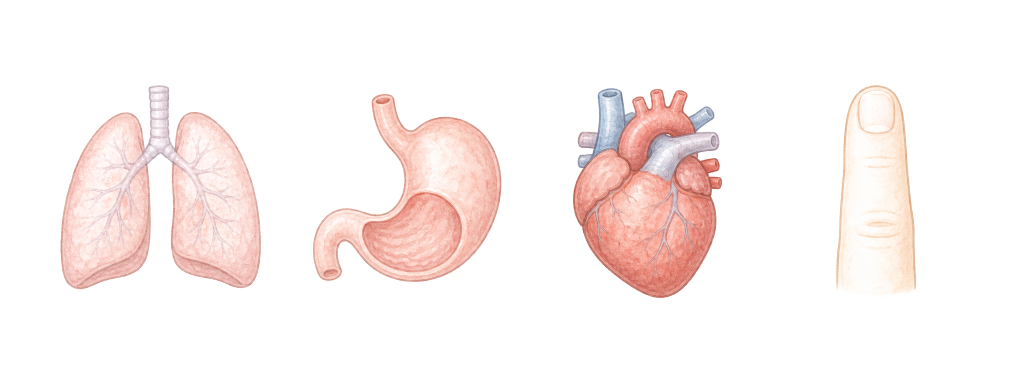
#> input picture tmp/imagegen/choice_body_breath_set_alpha.png, 2033 x 774 px (shown at 1/2 size)
$ python finalize_choice_asset.py --input choice_body_breath_set_alpha.png --output out.png
#> lines starting #> are read from the running program, lines starting #| are printed output that depends on the picture
from __future__ import annotations

import argparse
from pathlib import Path

from PIL import Image


def parse_args() -> argparse.Namespace:
    parser = argparse.ArgumentParser()
    parser.add_argument("--input", required=True)
    parser.add_argument("--output", required=True)
    parser.add_argument("--size", type=int, default=512)
    parser.add_argument("--padding", type=int, default=44)
    return parser.parse_args()


def main() -> None:
    args = parse_args()
    src = Path(args.input)
    dst = Path(args.output)
    dst.parent.mkdir(parents=True, exist_ok=True)

    image = Image.open(src).convert("RGBA")
#> image is the input picture: PIL image 2033x774 RGBA; mean R, G, B, A 48.8, 32.4, 28.6, 24.9
    alpha = image.getchannel("A")
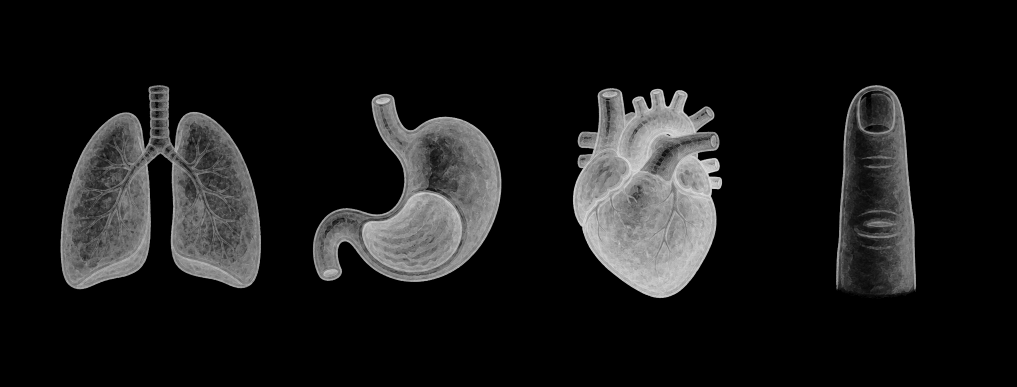
#> alpha: PIL image 2033x774 L (shown at 1/2 size); min 0, max 235, mean 24.9
    bbox = alpha.getbbox()
#> bbox = (121, 170, 1833, 597)
    if bbox:
        image = image.crop(bbox)
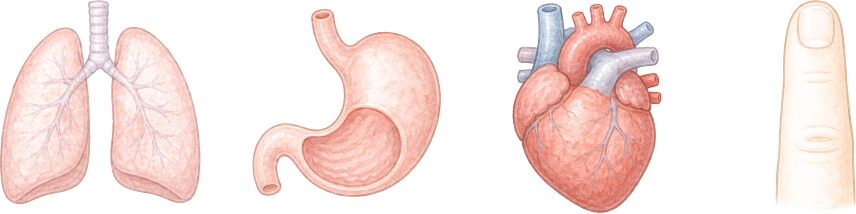
#> image: PIL image 1712x427 RGBA (shown at 1/2 size); mean R, G, B, A 105, 69.8, 61.6, 53.5; transparent parts drawn white

    max_w = max(1, args.size - args.padding * 2)
    max_h = max(1, args.size - args.padding * 2)
    scale = min(max_w / image.width, max_h / image.height)
#> scale = 0.248
    resized = image.resize(
        (
            max(1, round(image.width * scale)),
            max(1, round(image.height * scale)),
        ),
        Image.LANCZOS,
    )
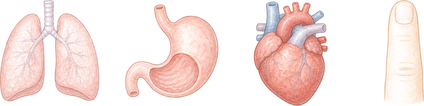
#> resized: PIL image 424x106 RGBA; mean R, G, B, A 112.8, 74, 65.3, 53.8; transparent parts drawn white

    canvas = Image.new("RGBA", (args.size, args.size), (0, 0, 0, 0))
#> canvas: PIL image 512x512 RGBA; every value is 0
    x = (args.size - resized.width) // 2
#> x = 44
    y = (args.size - resized.height) // 2
#> y = 203
    canvas.alpha_composite(resized, (x, y))
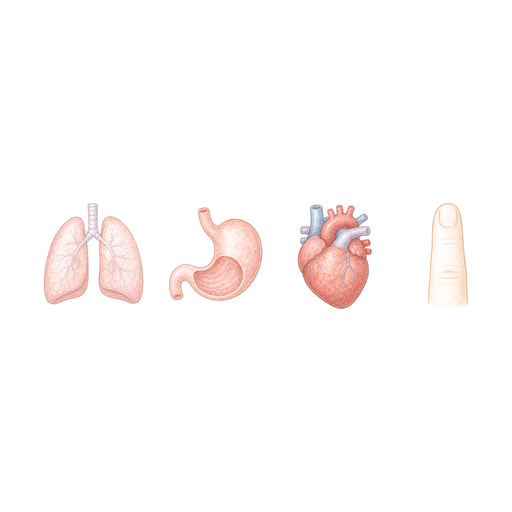
#> canvas: PIL image 512x512 RGBA; mean R, G, B, A 19.3, 12.7, 11.2, 9.2; transparent parts drawn white
    canvas.save(dst)


if __name__ == "__main__":
    main()

$ run again, on tmp/imagegen/choice_body_chew_set_alpha.png
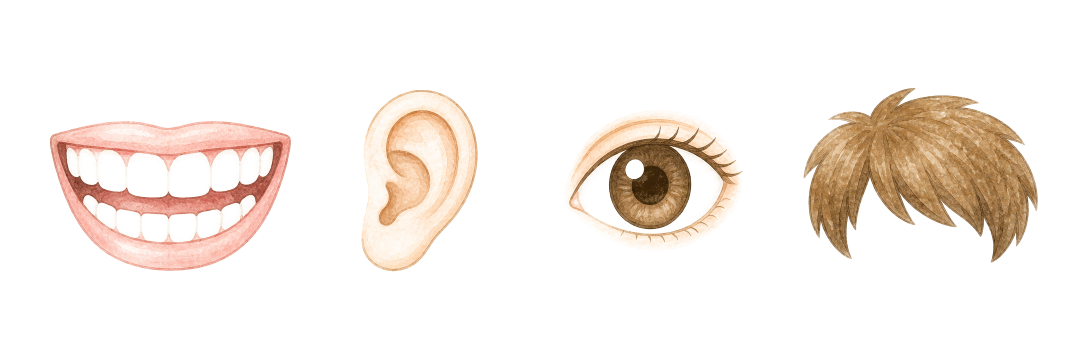
#> input picture tmp/imagegen/choice_body_chew_set_alpha.png, 2172 x 724 px (shown at 1/2 size)
#> in main, image is the input picture: PIL image 2172x724 RGBA; mean R, G, B, A 41.2, 29.5, 20.3, 29.9
#> in main, `alpha = image.getchannel("A")`:
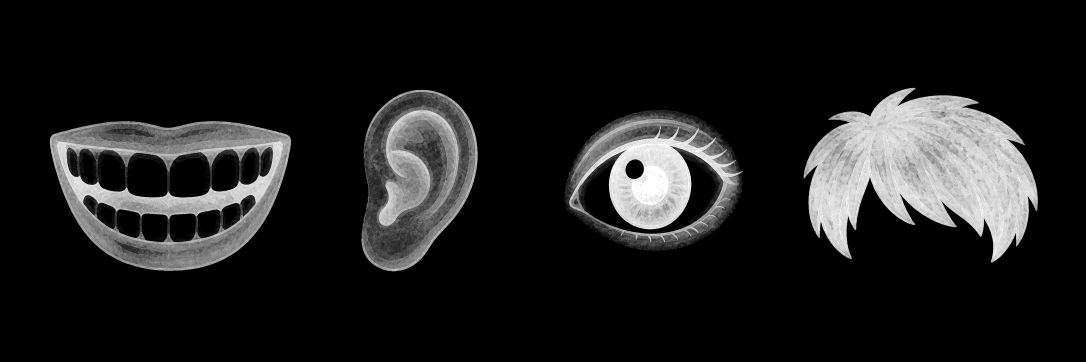
#> alpha: PIL image 2172x724 L (shown at 1/2 size); min 0, max 255, mean 29.9
#> bbox = (99, 175, 2076, 543)
#> image: PIL image 1977x368 RGBA
#> in main, `canvas.alpha_composite(resized, (x, y))`:
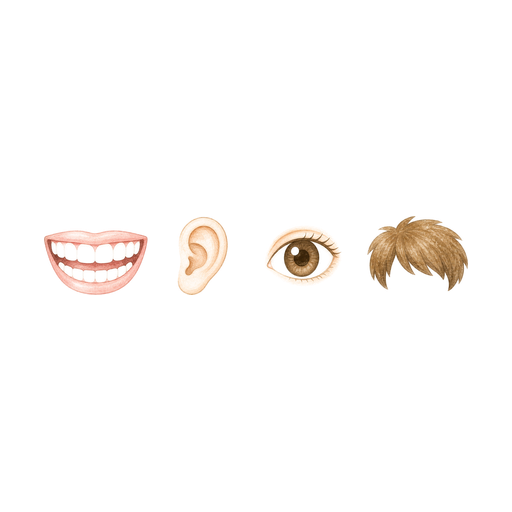
#> canvas: PIL image 512x512 RGBA; mean R, G, B, A 12.7, 9, 6.3, 8.3; transparent parts drawn white

$ run again, on tmp/imagegen/choice_body_hardest_set_alpha.png
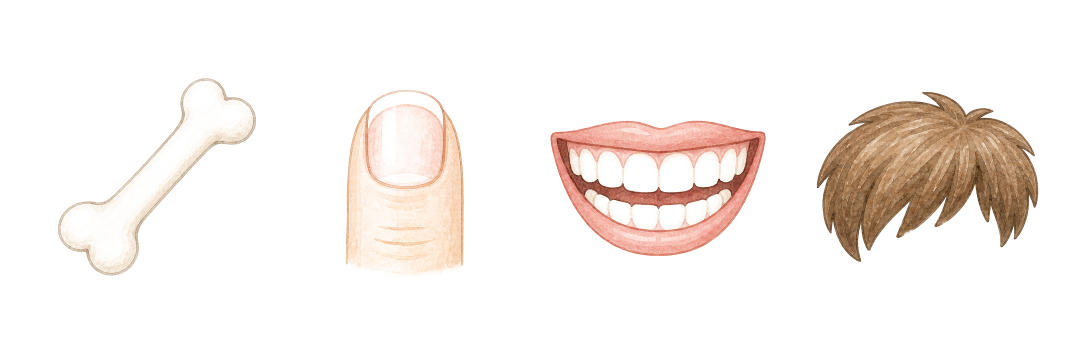
#> input picture tmp/imagegen/choice_body_hardest_set_alpha.png, 2172 x 724 px (shown at 1/2 size)
#> in main, image is the input picture: PIL image 2172x724 RGBA; mean R, G, B, A 37.1, 27, 20.6, 24.7
#> in main, `alpha = image.getchannel("A")`:
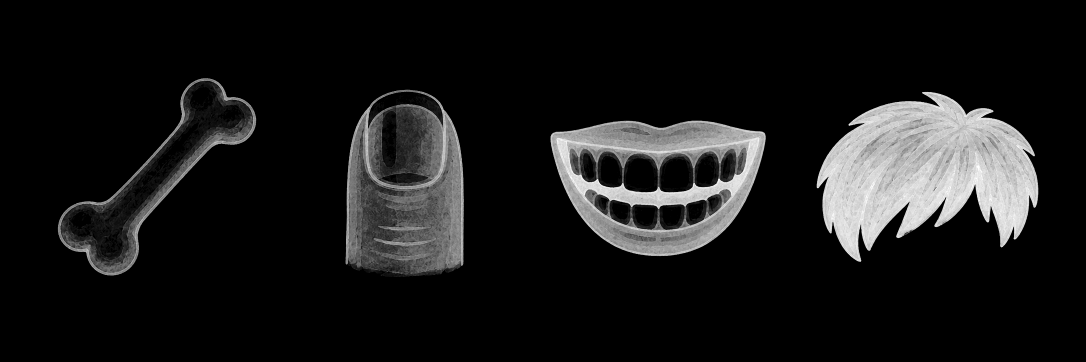
#> alpha: PIL image 2172x724 L (shown at 1/2 size); min 0, max 255, mean 24.7
#> bbox = (115, 156, 2077, 554)
#> image: PIL image 1962x398 RGBA
#> in main, `canvas.alpha_composite(resized, (x, y))`:
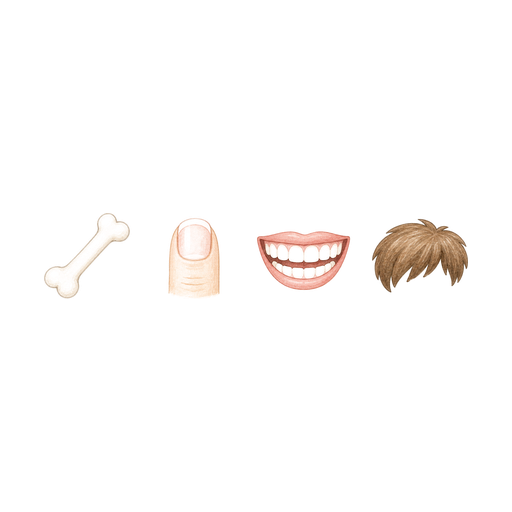
#> canvas: PIL image 512x512 RGBA; mean R, G, B, A 11.8, 8.5, 6.5, 6.9; transparent parts drawn white

$ run again, on tmp/imagegen/choice_body_hear_face_set_alpha.png
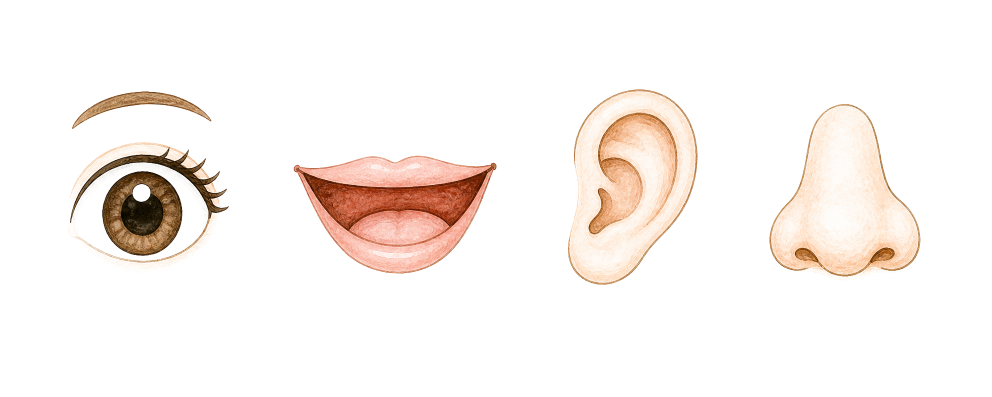
#> input picture tmp/imagegen/choice_body_hear_face_set_alpha.png, 1983 x 793 px (shown at 1/2 size)
#> in main, image is the input picture: PIL image 1983x793 RGBA; mean R, G, B, A 36.5, 26.4, 19.6, 22.1
#> in main, `alpha = image.getchannel("A")`:
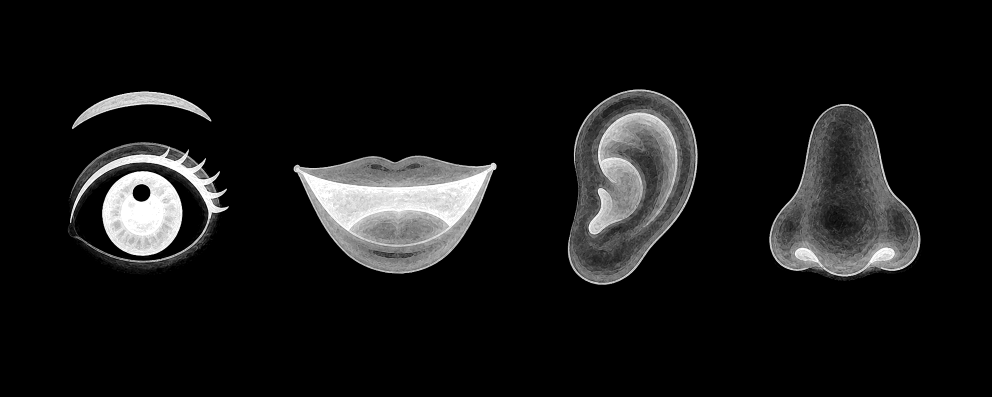
#> alpha: PIL image 1983x793 L (shown at 1/2 size); min 0, max 255, mean 22.1
#> bbox = (135, 178, 1843, 570)
#> image: PIL image 1708x392 RGBA
#> in main, `canvas.alpha_composite(resized, (x, y))`:
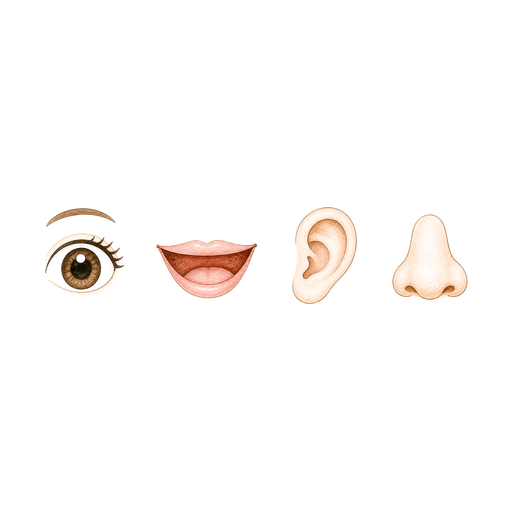
#> canvas: PIL image 512x512 RGBA; mean R, G, B, A 14.6, 10.4, 7.6, 8.2; transparent parts drawn white
